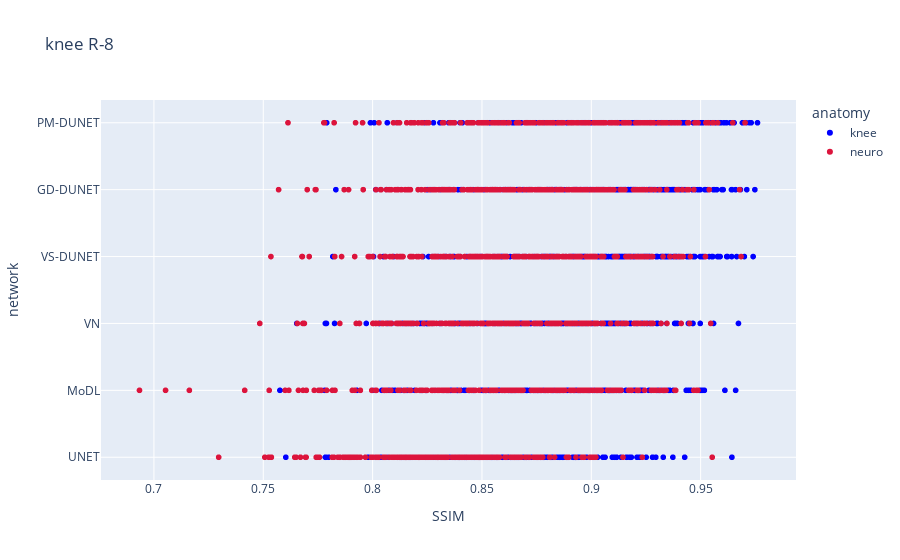

This figure's notebook cell:
### Markdown cell above
### Draw Plot w/ Plotly

### Code cell
anatomy = 'knee'
Reval = 8

eval_metric = 'SSIM'
dset = ['neuro','knee 100'] # name of dataset in csv file to use for training
network_keys = ['UNET', 'MoDL', 'VN', 'VS-DUNET', 'GD-DUNET', 'PM-DUNET']

df = pd.read_csv(f'./resources/{anatomy}/eval_{anatomy}_R{Reval}.csv')
df = df[df.anatomy.isin(dset)]
df['anatomy'] = df['anatomy'].replace('knee 100', 'knee') # replace knee 100 with knee
df = df.round(4) # round SSIM to 4 decimal places

c = {'knee': 'blue', 'neuro': '#DC143C'}

fig = px.scatter(df, x=eval_metric, y="network", hover_name="filename", color="anatomy", color_discrete_map=c, title=f'{anatomy} R-{Reval}')
fig.update_layout(yaxis={'categoryorder':'array', 'categoryarray':network_keys})

fig.show()

### Figure 1 — Plotly figure (JSON) as saved in the notebook; plotly's stock layout.template omitted (floating-point values rounded to 4 significant figures; data arrays with more than 128 entries replaced by an {"elided": "..."} marker saying what was removed)
{"data": [{"hovertemplate": "<b>%{hovertext}</b><br><br>anatomy=knee<br>SSIM=%{x}<br>network=%{y}<extra></extra>", "hovertext": {"elided": "1194 str values"}, "legendgroup": "knee", "marker": {"color": "blue", "symbol": "circle"}, "mode": "markers", "name": "knee", "showlegend": true, "type": "scattergl", "x": {"elided": "1194 float values"}, "xaxis": "x", "y": {"elided": "1194 str values"}, "yaxis": "y"}, {"hovertemplate": "<b>%{hovertext}</b><br><br>anatomy=neuro<br>SSIM=%{x}<br>network=%{y}<extra></extra>", "hovertext": {"elided": "1194 str values"}, "legendgroup": "neuro", "marker": {"color": "#DC143C", "symbol": "circle"}, "mode": "markers", "name": "neuro", "showlegend": true, "type": "scattergl", "x": {"elided": "1194 float values"}, "xaxis": "x", "y": {"elided": "1194 str values"}, "yaxis": "y"}], "layout": {"legend": {"title": {"text": "anatomy"}, "tracegroupgap": 0}, "title": {"text": "knee R-8"}, "xaxis": {"anchor": "y", "domain": [0, 1], "title": {"text": "SSIM"}}, "yaxis": {"anchor": "x", "categoryarray": ["UNET", "MoDL", "VN", "VS-DUNET", "GD-DUNET", "PM-DUNET"], "categoryorder": "array", "domain": [0, 1], "title": {"text": "network"}}}}
